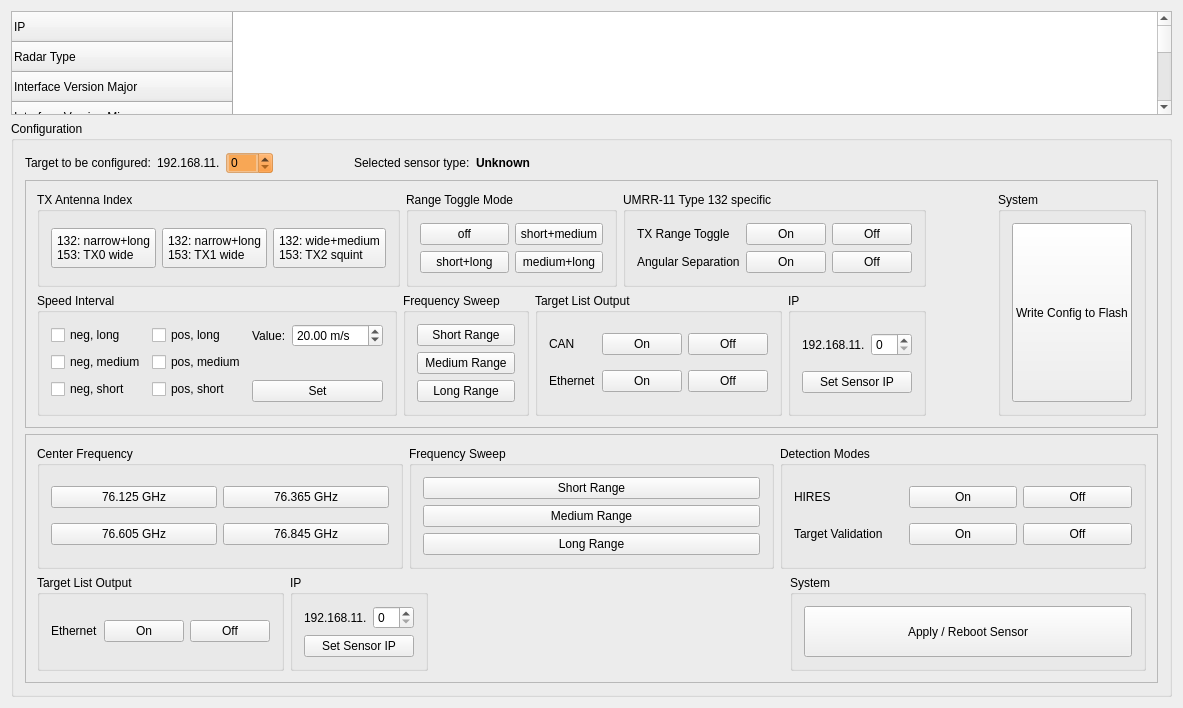
<?xml version="1.0" encoding="UTF-8"?>
<ui version="4.0">
 <class>Node</class>
 <widget class="QMainWindow" name="Node">
  <property name="geometry">
   <rect>
    <x>0</x>
    <y>0</y>
    <width>1183</width>
    <height>708</height>
   </rect>
  </property>
  <property name="windowTitle">
   <string>Sensor Configuration for Smartmicro High-Performance Sensors</string>
  </property>
  <widget class="QWidget" name="centralWidget">
   <layout class="QVBoxLayout" name="verticalLayout_7" stretch="1,0">
    <item>
     <widget class="QTableWidget" name="tableWidget">
      <property name="editTriggers">
       <set>QAbstractItemView::NoEditTriggers</set>
      </property>
      <property name="selectionMode">
       <enum>QAbstractItemView::NoSelection</enum>
      </property>
      <property name="selectionBehavior">
       <enum>QAbstractItemView::SelectItems</enum>
      </property>
      <attribute name="horizontalHeaderVisible">
       <bool>false</bool>
      </attribute>
      <row>
       <property name="text">
        <string>IP</string>
       </property>
      </row>
      <row>
       <property name="text">
        <string>Radar Type</string>
       </property>
      </row>
      <row>
       <property name="text">
        <string>Interface Version Major</string>
       </property>
      </row>
      <row>
       <property name="text">
        <string>Interface Version Minor</string>
       </property>
      </row>
      <row>
       <property name="text">
        <string>Software Generation</string>
       </property>
      </row>
      <row>
       <property name="text">
        <string>Software Major</string>
       </property>
      </row>
      <row>
       <property name="text">
        <string>Software Minor</string>
       </property>
      </row>
      <row>
       <property name="text">
        <string>Software Patch</string>
       </property>
      </row>
      <row>
       <property name="text">
        <string>Serial</string>
       </property>
      </row>
      <row>
       <property name="text">
        <string>Uptime Low in µs</string>
       </property>
      </row>
      <row>
       <property name="text">
        <string>Uptime High in 256⁴ µs</string>
       </property>
      </row>
      <row>
       <property name="text">
        <string>Index TX Antenna</string>
       </property>
      </row>
      <row>
       <property name="text">
        <string>Index Center Frequency</string>
       </property>
      </row>
      <row>
       <property name="text">
        <string>Index Frequency Sweep</string>
       </property>
      </row>
      <row>
       <property name="text">
        <string>TX Toggle / HIRES</string>
       </property>
      </row>
      <row>
       <property name="text">
        <string>Angular Separation / Target Validation</string>
       </property>
      </row>
      <row>
       <property name="text">
        <string>Mode Range Toggle</string>
       </property>
      </row>
      <row>
       <property name="text">
        <string>Speed Interval neg. (long) in m/s</string>
       </property>
      </row>
      <row>
       <property name="text">
        <string>Speed Interval neg. (mid) in m/s</string>
       </property>
      </row>
      <row>
       <property name="text">
        <string>Speed Interval neg. (short) in m/s</string>
       </property>
      </row>
      <row>
       <property name="text">
        <string>Speed Interval pos. (long) in m/s</string>
       </property>
      </row>
      <row>
       <property name="text">
        <string>Speed Interval pos. (medium) in m/s</string>
       </property>
      </row>
      <row>
       <property name="text">
        <string>Speed Interval pos. (short) in m/s</string>
       </property>
      </row>
      <row>
       <property name="text">
        <string>Output Target List via CAN</string>
       </property>
      </row>
      <row>
       <property name="text">
        <string>Output Target List via Eth</string>
       </property>
      </row>
      <row>
       <property name="text">
        <string>IP Source Address</string>
       </property>
      </row>
     </widget>
    </item>
    <item>
     <widget class="QGroupBox" name="groupBox">
      <property name="title">
       <string>Configuration</string>
      </property>
      <layout class="QVBoxLayout" name="verticalLayout_6">
       <item>
        <layout class="QHBoxLayout" name="horizontalLayout_3">
         <item>
          <widget class="QLabel" name="label_2">
           <property name="text">
            <string>Target to be configured:</string>
           </property>
          </widget>
         </item>
         <item>
          <layout class="QHBoxLayout" name="horizontalLayout_2">
           <item>
            <widget class="QLabel" name="label_3">
             <property name="text">
              <string>192.168.11.</string>
             </property>
            </widget>
           </item>
           <item>
            <widget class="QSpinBox" name="destination">
             <property name="styleSheet">
              <string notr="true">background-color: rgba(255,127,0,0.4);</string>
             </property>
             <property name="maximum">
              <number>254</number>
             </property>
            </widget>
           </item>
           <item>
            <spacer name="horizontalSpacer">
             <property name="sizeType">
              <enum>QSizePolicy::Fixed</enum>
             </property>
             <property name="orientation">
              <enum>Qt::Horizontal</enum>
             </property>
             <property name="sizeHint" stdset="0">
              <size>
               <width>75</width>
               <height>20</height>
              </size>
             </property>
            </spacer>
           </item>
          </layout>
         </item>
         <item>
          <widget class="QLabel" name="label_selectedTypeTitle">
           <property name="text">
            <string>Selected sensor type:</string>
           </property>
          </widget>
         </item>
         <item>
          <widget class="QLabel" name="label_selectedTypeValue">
           <property name="text">
            <string>Unknown</string>
           </property>
           <property name="styleSheet">
            <string notr="true">font-weight: 600;</string>
           </property>
          </widget>
         </item>
         <item>
          <spacer name="horizontalSpacer_selectedType">
           <property name="orientation">
            <enum>Qt::Horizontal</enum>
           </property>
           <property name="sizeHint" stdset="0">
            <size>
             <width>40</width>
             <height>20</height>
            </size>
           </property>
          </spacer>
         </item>
        </layout>
       </item>
       <item>
        <widget class="QFrame" name="frame_umrr">
         <property name="frameShape">
          <enum>QFrame::StyledPanel</enum>
         </property>
         <property name="frameShadow">
          <enum>QFrame::Raised</enum>
         </property>
         <layout class="QVBoxLayout" name="verticalLayout_8">
          <item>
           <layout class="QHBoxLayout" name="horizontalLayout_8">
            <item>
             <layout class="QVBoxLayout" name="verticalLayout_5">
              <item>
               <layout class="QHBoxLayout" name="horizontalLayout_7">
                <item>
                 <widget class="QGroupBox" name="groupBox_5">
                  <property name="title">
                   <string>TX Antenna Index</string>
                  </property>
                  <layout class="QGridLayout" name="gridLayout_2">
                   <item row="0" column="0">
                    <widget class="QPushButton" name="btn_txAntennaIdx_0">
                     <property name="styleSheet">
                      <string notr="true">text-align: left; padding: 5px;</string>
                     </property>
                     <property name="text">
                      <string>132: narrow+long
153: TX0 wide</string>
                     </property>
                    </widget>
                   </item>
                   <item row="0" column="1">
                    <widget class="QPushButton" name="btn_txAntennaIdx_1">
                     <property name="styleSheet">
                      <string notr="true">text-align: left; padding: 5px;</string>
                     </property>
                     <property name="text">
                      <string>132: narrow+long
153: TX1 wide</string>
                     </property>
                    </widget>
                   </item>
                   <item row="0" column="2">
                    <widget class="QPushButton" name="btn_txAntennaIdx_2">
                     <property name="styleSheet">
                      <string notr="true">text-align: left; padding: 5px;</string>
                     </property>
                     <property name="text">
                      <string>132: wide+medium
153: TX2 squint</string>
                     </property>
                    </widget>
                   </item>
                  </layout>
                 </widget>
                </item>
                <item>
                 <widget class="QGroupBox" name="groupBox_8">
                  <property name="title">
                   <string>Range Toggle Mode</string>
                  </property>
                  <layout class="QGridLayout" name="gridLayout_5">
                   <item row="0" column="0">
                    <widget class="QPushButton" name="btn_rangeToggleMode_off">
                     <property name="text">
                      <string>off</string>
                     </property>
                    </widget>
                   </item>
                   <item row="0" column="1">
                    <widget class="QPushButton" name="btn_rangeToggleMode_sm">
                     <property name="text">
                      <string>short+medium</string>
                     </property>
                    </widget>
                   </item>
                   <item row="1" column="0">
                    <widget class="QPushButton" name="btn_rangeToggleMode_sl">
                     <property name="text">
                      <string>short+long</string>
                     </property>
                    </widget>
                   </item>
                   <item row="1" column="1">
                    <widget class="QPushButton" name="btn_rangeToggleMode_ml">
                     <property name="text">
                      <string>medium+long</string>
                     </property>
                    </widget>
                   </item>
                  </layout>
                 </widget>
                </item>
                <item>
                 <widget class="QGroupBox" name="groupBox_7">
                  <property name="title">
                   <string>UMRR-11 Type 132 specific</string>
                  </property>
                  <layout class="QGridLayout" name="gridLayout_3">
                   <item row="0" column="0">
                    <widget class="QLabel" name="label_6">
                     <property name="text">
                      <string>TX Range Toggle</string>
                     </property>
                    </widget>
                   </item>
                   <item row="0" column="1">
                    <widget class="QPushButton" name="btn_txRangeToggle_on">
                     <property name="text">
                      <string>On</string>
                     </property>
                    </widget>
                   </item>
                   <item row="0" column="2">
                    <widget class="QPushButton" name="btn_txRangeToggle_off">
                     <property name="text">
                      <string>Off</string>
                     </property>
                    </widget>
                   </item>
                   <item row="1" column="0">
                    <widget class="QLabel" name="label_7">
                     <property name="text">
                      <string>Angular Separation</string>
                     </property>
                    </widget>
                   </item>
                   <item row="1" column="1">
                    <widget class="QPushButton" name="btn_angularSeparation_on">
                     <property name="text">
                      <string>On</string>
                     </property>
                    </widget>
                   </item>
                   <item row="1" column="2">
                    <widget class="QPushButton" name="btn_angularSeparation_off">
                     <property name="text">
                      <string>Off</string>
                     </property>
                    </widget>
                   </item>
                  </layout>
                 </widget>
                </item>
               </layout>
              </item>
              <item>
               <layout class="QHBoxLayout" name="horizontalLayout_4">
                <item>
                 <widget class="QGroupBox" name="groupBox_9">
                  <property name="title">
                   <string>Speed Interval</string>
                  </property>
                  <layout class="QHBoxLayout" name="horizontalLayout_6">
                   <item>
                    <layout class="QGridLayout" name="gridLayout_4">
                     <item row="0" column="0">
                      <widget class="QCheckBox" name="speedInterval_negLong">
                       <property name="text">
                        <string>neg, long</string>
                       </property>
                      </widget>
                     </item>
                     <item row="0" column="1">
                      <widget class="QCheckBox" name="speedInterval_posLong">
                       <property name="text">
                        <string>pos, long</string>
                       </property>
                      </widget>
                     </item>
                     <item row="1" column="0">
                      <widget class="QCheckBox" name="speedInterval_negMedium">
                       <property name="text">
                        <string>neg, medium</string>
                       </property>
                      </widget>
                     </item>
                     <item row="1" column="1">
                      <widget class="QCheckBox" name="speedInterval_posMedium">
                       <property name="text">
                        <string>pos, medium</string>
                       </property>
                      </widget>
                     </item>
                     <item row="2" column="0">
                      <widget class="QCheckBox" name="speedInterval_negShort">
                       <property name="text">
                        <string>neg, short</string>
                       </property>
                      </widget>
                     </item>
                     <item row="2" column="1">
                      <widget class="QCheckBox" name="speedInterval_posShort">
                       <property name="text">
                        <string>pos, short</string>
                       </property>
                      </widget>
                     </item>
                    </layout>
                   </item>
                   <item>
                    <layout class="QVBoxLayout" name="verticalLayout_3">
                     <item>
                      <layout class="QHBoxLayout" name="horizontalLayout_5">
                       <item>
                        <widget class="QLabel" name="label_8">
                         <property name="text">
                          <string>Value:</string>
                         </property>
                        </widget>
                       </item>
                       <item>
                        <widget class="QDoubleSpinBox" name="speedInterval_value">
                         <property name="suffix">
                          <string> m/s</string>
                         </property>
                         <property name="minimum">
                          <double>-150.000000000000000</double>
                         </property>
                         <property name="maximum">
                          <double>150.000000000000000</double>
                         </property>
                         <property name="value">
                          <double>20.000000000000000</double>
                         </property>
                        </widget>
                       </item>
                      </layout>
                     </item>
                     <item>
                      <spacer name="verticalSpacer">
                       <property name="orientation">
                        <enum>Qt::Vertical</enum>
                       </property>
                       <property name="sizeHint" stdset="0">
                        <size>
                         <width>20</width>
                         <height>13</height>
                        </size>
                       </property>
                      </spacer>
                     </item>
                     <item>
                      <widget class="QPushButton" name="speedInterval_btn">
                       <property name="text">
                        <string>Set</string>
                       </property>
                      </widget>
                     </item>
                    </layout>
                   </item>
                  </layout>
                 </widget>
                </item>
                <item>
                 <widget class="QGroupBox" name="groupBox_6">
                  <property name="title">
                   <string>Frequency Sweep</string>
                  </property>
                  <layout class="QVBoxLayout" name="verticalLayout_4">
                   <item>
                    <widget class="QPushButton" name="btn_frequencySweep_short">
                     <property name="text">
                      <string>Short Range</string>
                     </property>
                    </widget>
                   </item>
                   <item>
                    <widget class="QPushButton" name="btn_frequencySweep_medium">
                     <property name="text">
                      <string>Medium Range</string>
                     </property>
                    </widget>
                   </item>
                   <item>
                    <widget class="QPushButton" name="btn_frequencySweep_long">
                     <property name="text">
                      <string>Long Range</string>
                     </property>
                    </widget>
                   </item>
                  </layout>
                 </widget>
                </item>
                <item>
                 <widget class="QGroupBox" name="groupBox_4">
                  <property name="title">
                   <string>Target List Output</string>
                  </property>
                  <layout class="QGridLayout" name="gridLayout">
                   <item row="0" column="0">
                    <widget class="QLabel" name="label_4">
                     <property name="text">
                      <string>CAN</string>
                     </property>
                    </widget>
                   </item>
                   <item row="0" column="1">
                    <widget class="QPushButton" name="btn_outputCan_on">
                     <property name="text">
                      <string>On</string>
                     </property>
                    </widget>
                   </item>
                   <item row="0" column="2">
                    <widget class="QPushButton" name="btn_outputCan_off">
                     <property name="text">
                      <string>Off</string>
                     </property>
                    </widget>
                   </item>
                   <item row="1" column="0">
                    <widget class="QLabel" name="label_5">
                     <property name="text">
                      <string>Ethernet</string>
                     </property>
                    </widget>
                   </item>
                   <item row="1" column="1">
                    <widget class="QPushButton" name="btn_outputEth_on">
                     <property name="text">
                      <string>On</string>
                     </property>
                    </widget>
                   </item>
                   <item row="1" column="2">
                    <widget class="QPushButton" name="btn_outputEth_off">
                     <property name="text">
                      <string>Off</string>
                     </property>
                    </widget>
                   </item>
                  </layout>
                 </widget>
                </item>
                <item>
                 <widget class="QGroupBox" name="groupBox_2">
                  <property name="title">
                   <string>IP</string>
                  </property>
                  <layout class="QVBoxLayout" name="verticalLayout_2">
                   <item>
                    <layout class="QHBoxLayout" name="horizontalLayout">
                     <item>
                      <widget class="QLabel" name="label">
                       <property name="text">
                        <string>192.168.11.</string>
                       </property>
                      </widget>
                     </item>
                     <item>
                      <widget class="QSpinBox" name="ip_value"/>
                     </item>
                    </layout>
                   </item>
                   <item>
                    <widget class="QPushButton" name="ip_btn">
                     <property name="text">
                      <string>Set Sensor IP</string>
                     </property>
                    </widget>
                   </item>
                  </layout>
                 </widget>
                </item>
               </layout>
              </item>
             </layout>
            </item>
            <item>
             <spacer name="horizontalSpacer_2">
              <property name="orientation">
               <enum>Qt::Horizontal</enum>
              </property>
              <property name="sizeHint" stdset="0">
               <size>
                <width>40</width>
                <height>20</height>
               </size>
              </property>
             </spacer>
            </item>
            <item>
             <widget class="QGroupBox" name="groupBox_3">
              <property name="title">
               <string>System</string>
              </property>
              <layout class="QVBoxLayout" name="verticalLayout">
               <item>
                <widget class="QPushButton" name="flash_btn">
                 <property name="sizePolicy">
                  <sizepolicy hsizetype="Expanding" vsizetype="Expanding">
                   <horstretch>0</horstretch>
                   <verstretch>0</verstretch>
                  </sizepolicy>
                 </property>
                 <property name="text">
                  <string>Write Config to Flash</string>
                 </property>
                </widget>
               </item>
              </layout>
             </widget>
            </item>
           </layout>
          </item>
         </layout>
        </widget>
       </item>
       <item>
        <widget class="QFrame" name="frame_drvegrd">
         <property name="frameShape">
          <enum>QFrame::StyledPanel</enum>
         </property>
         <property name="frameShadow">
          <enum>QFrame::Raised</enum>
         </property>
         <layout class="QVBoxLayout" name="verticalLayout_drvegrd">
          <item>
           <layout class="QHBoxLayout" name="horizontalLayout_drvegrd_top">
            <item>
             <widget class="QGroupBox" name="groupBox_centerFrequency_drvegrd">
              <property name="title">
               <string>Center Frequency</string>
              </property>
              <layout class="QGridLayout" name="gridLayout_centerFrequency_drvegrd">
               <item row="0" column="0">
                <widget class="QPushButton" name="btn_centerFrequency_0_drvegrd">
                 <property name="text">
                  <string>76.125 GHz</string>
                 </property>
                </widget>
               </item>
               <item row="0" column="1">
                <widget class="QPushButton" name="btn_centerFrequency_1_drvegrd">
                 <property name="text">
                  <string>76.365 GHz</string>
                 </property>
                </widget>
               </item>
               <item row="1" column="0">
                <widget class="QPushButton" name="btn_centerFrequency_2_drvegrd">
                 <property name="text">
                  <string>76.605 GHz</string>
                 </property>
                </widget>
               </item>
               <item row="1" column="1">
                <widget class="QPushButton" name="btn_centerFrequency_3_drvegrd">
                 <property name="text">
                  <string>76.845 GHz</string>
                 </property>
                </widget>
               </item>
              </layout>
             </widget>
            </item>
            <item>
             <widget class="QGroupBox" name="groupBox_sweep_drvegrd">
              <property name="title">
               <string>Frequency Sweep</string>
              </property>
              <layout class="QVBoxLayout" name="verticalLayout_sweep_drvegrd">
               <item>
                <widget class="QPushButton" name="btn_frequencySweep_short_drvegrd">
                 <property name="text">
                  <string>Short Range</string>
                 </property>
                </widget>
               </item>
               <item>
                <widget class="QPushButton" name="btn_frequencySweep_medium_drvegrd">
                 <property name="text">
                  <string>Medium Range</string>
                 </property>
                </widget>
               </item>
               <item>
                <widget class="QPushButton" name="btn_frequencySweep_long_drvegrd">
                 <property name="text">
                  <string>Long Range</string>
                 </property>
                </widget>
               </item>
              </layout>
             </widget>
            </item>
            <item>
             <widget class="QGroupBox" name="groupBox_modes_drvegrd">
              <property name="title">
               <string>Detection Modes</string>
              </property>
              <layout class="QGridLayout" name="gridLayout_modes_drvegrd">
               <item row="0" column="0">
                <widget class="QLabel" name="label_hires_drvegrd">
                 <property name="text">
                  <string>HIRES</string>
                 </property>
                </widget>
               </item>
               <item row="0" column="1">
                <widget class="QPushButton" name="btn_hires_on_drvegrd">
                 <property name="text">
                  <string>On</string>
                 </property>
                </widget>
               </item>
               <item row="0" column="2">
                <widget class="QPushButton" name="btn_hires_off_drvegrd">
                 <property name="text">
                  <string>Off</string>
                 </property>
                </widget>
               </item>
               <item row="1" column="0">
                <widget class="QLabel" name="label_targetValidation_drvegrd">
                 <property name="text">
                  <string>Target Validation</string>
                 </property>
                </widget>
               </item>
               <item row="1" column="1">
                <widget class="QPushButton" name="btn_targetValidation_on_drvegrd">
                 <property name="text">
                  <string>On</string>
                 </property>
                </widget>
               </item>
               <item row="1" column="2">
                <widget class="QPushButton" name="btn_targetValidation_off_drvegrd">
                 <property name="text">
                  <string>Off</string>
                 </property>
                </widget>
               </item>
              </layout>
             </widget>
            </item>
           </layout>
          </item>
          <item>
           <layout class="QHBoxLayout" name="horizontalLayout_drvegrd_bottom">
            <item>
             <widget class="QGroupBox" name="groupBox_output_drvegrd">
              <property name="title">
               <string>Target List Output</string>
              </property>
              <layout class="QGridLayout" name="gridLayout_output_drvegrd">
               <item row="0" column="0">
                <widget class="QLabel" name="label_outputEth_drvegrd">
                 <property name="text">
                  <string>Ethernet</string>
                 </property>
                </widget>
               </item>
               <item row="0" column="1">
                <widget class="QPushButton" name="btn_outputEth_on_drvegrd">
                 <property name="text">
                  <string>On</string>
                 </property>
                </widget>
               </item>
               <item row="0" column="2">
                <widget class="QPushButton" name="btn_outputEth_off_drvegrd">
                 <property name="text">
                  <string>Off</string>
                 </property>
                </widget>
               </item>
              </layout>
             </widget>
            </item>
            <item>
             <widget class="QGroupBox" name="groupBox_ip_drvegrd">
              <property name="title">
               <string>IP</string>
              </property>
              <layout class="QVBoxLayout" name="verticalLayout_ip_drvegrd">
               <item>
                <layout class="QHBoxLayout" name="horizontalLayout_ip_drvegrd">
                 <item>
                  <widget class="QLabel" name="label_ip_drvegrd">
                   <property name="text">
                    <string>192.168.11.</string>
                   </property>
                  </widget>
                 </item>
                 <item>
                  <widget class="QSpinBox" name="ip_value_drvegrd"/>
                 </item>
                </layout>
               </item>
               <item>
                <widget class="QPushButton" name="ip_btn_drvegrd">
                 <property name="text">
                  <string>Set Sensor IP</string>
                 </property>
                </widget>
               </item>
              </layout>
             </widget>
            </item>
            <item>
             <spacer name="horizontalSpacer_drvegrd">
              <property name="orientation">
               <enum>Qt::Horizontal</enum>
              </property>
              <property name="sizeHint" stdset="0">
               <size>
                <width>40</width>
                <height>20</height>
               </size>
              </property>
             </spacer>
            </item>
            <item>
             <widget class="QGroupBox" name="groupBox_system_drvegrd">
              <property name="title">
               <string>System</string>
              </property>
              <layout class="QVBoxLayout" name="verticalLayout_system_drvegrd">
               <item>
                <widget class="QPushButton" name="flash_btn_drvegrd">
                 <property name="sizePolicy">
                  <sizepolicy hsizetype="Expanding" vsizetype="Expanding">
                   <horstretch>0</horstretch>
                   <verstretch>0</verstretch>
                  </sizepolicy>
                 </property>
                 <property name="text">
                  <string>Apply / Reboot Sensor</string>
                 </property>
                </widget>
               </item>
              </layout>
             </widget>
            </item>
           </layout>
          </item>
         </layout>
        </widget>
       </item>
      </layout>
     </widget>
    </item>
   </layout>
  </widget>
 </widget>
 <layoutdefault spacing="6" margin="11"/>
 <resources/>
 <connections/>
</ui>
